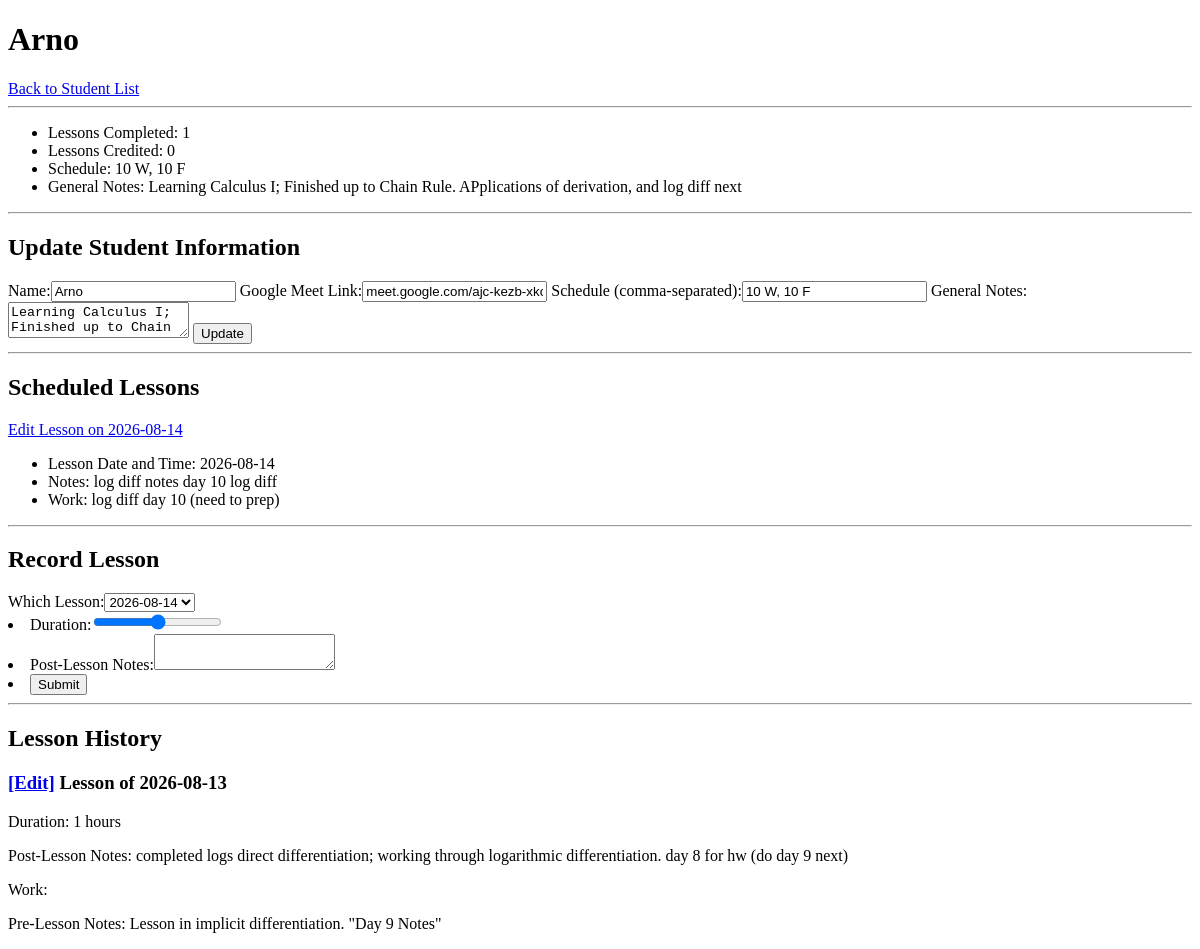
Before: /student_chart/1 (signed in) with the older database file.
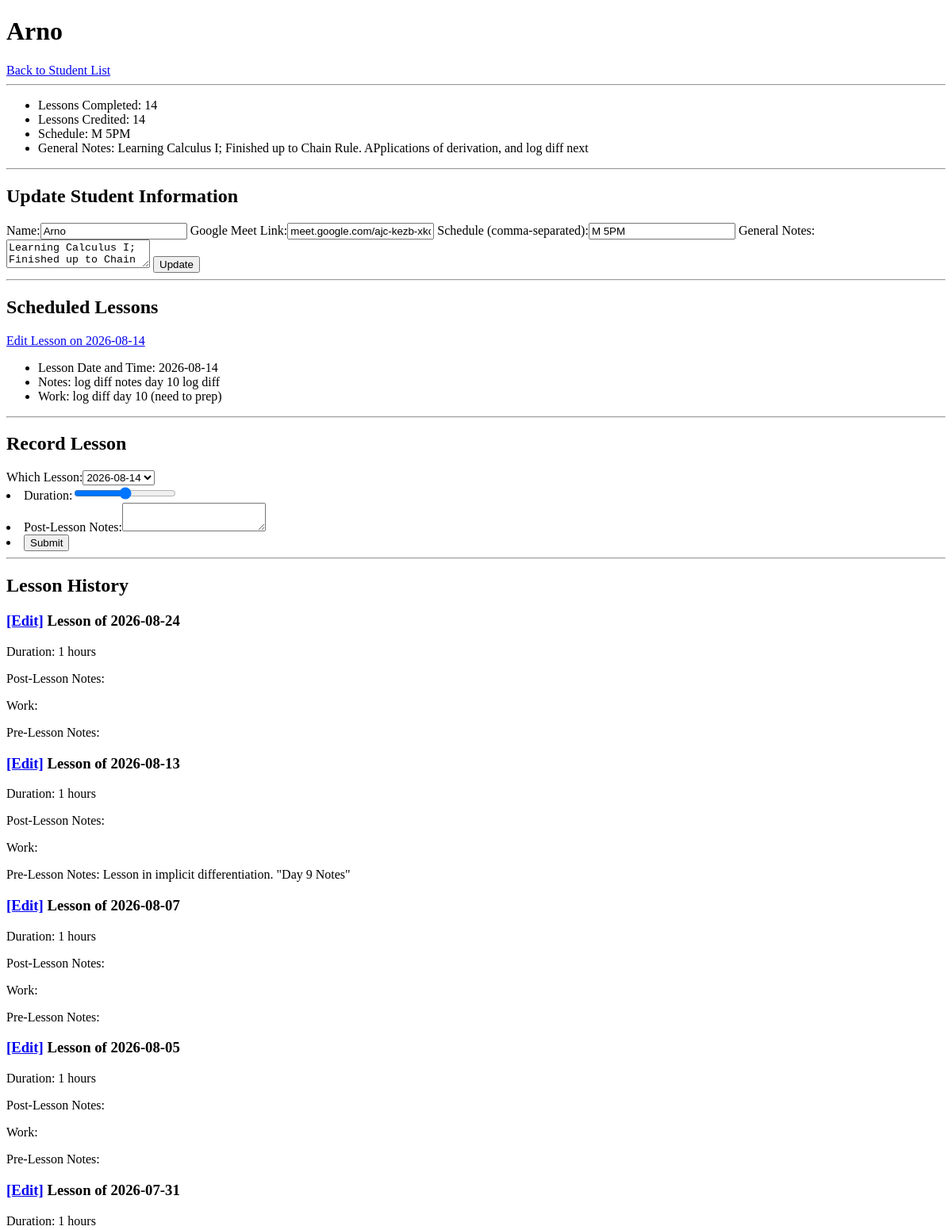
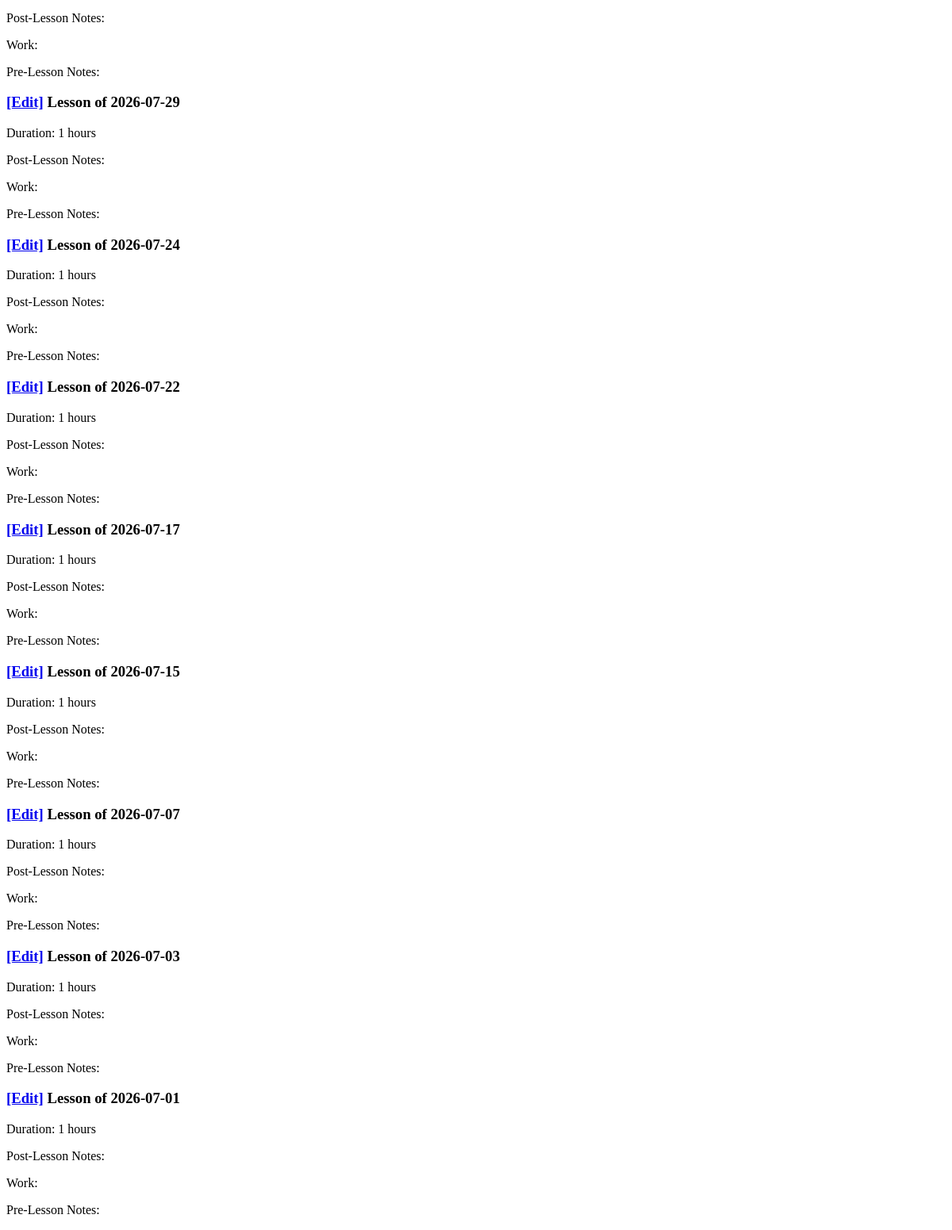
After: the same page with the newer database file (2 pictures, top to bottom).
### app.py (models this page shows, shortened)
class Student(db.Model):
    id = db.Column(db.Integer, primary_key=True)
    name = db.Column(db.String(100), nullable=False)
    parent_contact = db.Column(db.String(100), default='')
    student_contact = db.Column(db.String(100), default='')
    created_at = db.Column(db.DateTime, default=datetime.utcnow)
    lessons_taken = db.Column(db.Integer, default=0)
    lessons_credited = db.Column(db.Integer, default=0)
    scheduled_lesson_ids = db.Column(db.JSON, default=[])
    general_notes = db.Column(db.String(200), default='')
    schedule = db.Column(db.JSON, default=[]) # Store schedule as a JSON array of strings
    meeting_link = db.Column(db.String(200), nullable=True)

class Lesson(db.Model):
    id = db.Column(db.Integer, primary_key=True)
    student_id = db.Column(db.Integer, db.ForeignKey('student.id'), nullable=False)
    student_name = db.Column(db.String(100), db.ForeignKey('student.name'), nullable=False)
    lesson_date = db.Column(db.JSON, nullable=False)
    lesson_notes = db.Column(db.String(100), default='')
    lesson_work = db.Column(db.String(100), default='')
    post_lesson_notes = db.Column(db.String(100), default='')
    completed = db.Column(db.Boolean, default=False)
    lesson_duration = db.Column(db.Integer, default = 0)  # Duration in hours
    created_at = db.Column(db.DateTime, default=datetime.utcnow)

### app.py (the view)
@app.route('/student_chart/<int:student_id>')
@login_required
@admin_whitelist_check
def student_chart(student_id):
    student = Student.query.get_or_404(student_id)
    student.scheduled_lesson_ids = [lesson.id for lesson in Lesson.query.filter_by(student_id=student.id, completed=False).all()]
    db.session.commit()
    student_scheduled_lessons = Lesson.query.filter_by(student_id=student.id, completed=False).all()
    student_past_lessons = Lesson.query.filter_by(student_id=student.id, completed=True).order_by(Lesson.lesson_date.desc()).all()
    return render_template('student_chart.html', student=student, scheduled_lessons=student_scheduled_lessons, past_lessons=student_past_lessons)

### app.py (called while the page is built)
@login_manager.user_loader
def load_user(user_id):
    return User.query.get(int(user_id))

def admin_whitelist_check(f):
    @wraps(f)
    def wrapper(*args, **kwargs):
        if not current_user.is_authenticated:
            abort(401)
        if current_user.email not in ADMIN_USER_EMAILS:
            abort(403)
        return f(*args, **kwargs)
    return wrapper

### templates/student_chart.html (shortened to what this page needs)
<!DOCTYPE html>
<html lang="en">
<head>
</head>
<body>
    <h1>{{ student.name }}</h1>
    <a href="{{ url_for('index') }}">Back to Student List</a>
    <hr>
    <ul class="studentinfo">
        <li>Lessons Completed: {{ student.lessons_taken }}</li>
        <li>Lessons Credited: {{ student.lessons_credited }}</li>
        <li>Schedule: {{ student.schedule | join(', ') }}</li>
        <li>General Notes: {{ student.general_notes }}</li>
    </ul>
    <hr>
    <h2>Update Student Information</h2>
    <form action="/update_student/{{ student.id }}" method="post">
        <label for="student-name">Name:</label><input type="text" id="student-name" name="name" value="{{ student.name }}">
        <label for="student-meeting-link">Google Meet Link:</label><input type="text" id="student-meeting-link" name="meeting_link" value="{{ student.meeting_link }}">
        <label for="student-schedule">Schedule (comma-separated):</label><input type="text" id="student-schedule" name="schedule" value="{{ student.schedule | join(', ') }}">
        <label for="student-general-notes">General Notes:</label><textarea id="student-general-notes" name="general_notes">{{ student.general_notes }}</textarea>
        <button type="submit">Update</button>
    </form>
    <hr>
    <h2>Scheduled Lessons</h2>
        {% for lesson in scheduled_lessons %}
        <p><a href="{{ url_for('lesson_planner_edit_lesson', student_id=student.id, lesson_id=lesson.id) }}">Edit Lesson on {{ lesson.lesson_date }}</a></p>
        <ul>
            <li>Lesson Date and Time: {{ lesson.lesson_date }}</li>
            <li>Notes: {{ lesson.lesson_notes }}</li>
            <li>Work: {{ lesson.lesson_work }}</li>
        </ul>
        {% endfor %}
    <hr>
    <h2>Record Lesson</h2>
    <form action="/record_lesson/{{ student.id }}" method="post">
        <label for="which-lesson">Which Lesson:</label><select id="which-lesson" required name="lesson_id">
            {% for lesson in scheduled_lessons %}
                <option value="{{ lesson.id }}">{{ lesson.lesson_date }}</option>
            {% endfor %}
        </select>
        <li><label for="lesson-duration">Duration:</label><input type="range" id="lesson-duration" name="lesson_duration" min="0" max="2"></li>
        <li><label for="post_lesson-notes">Post-Lesson Notes:</label><textarea type="text" id="post_lesson-notes" name="post_lesson_notes"></textarea></li>
        <li><button type="submit">Submit</button></li>
    </form>
    <hr>
    <h2>Lesson History</h2>
    {% for lesson in past_lessons %}
        <div class="lesson-history">
            <h3><a href="{{ url_for('lesson_planner_edit_lesson', student_id=student.id, lesson_id=lesson.id) }}">[Edit]</a> Lesson of {{ lesson.lesson_date }}</h3>
            <p>Duration: {{ lesson.lesson_duration }} hours</p>
            <p>Post-Lesson Notes: {{ lesson.post_lesson_notes }}</p>
            <p>Work: {{ lesson.lesson_work }}</p>
            <p>Pre-Lesson Notes: {{ lesson.lesson_notes }}</p>
        </div>
    {% endfor %}
</body>
</html>

Changed rows visible on the page:
changed Student "Arno": lessons_taken "1" → "14"; lessons_credited "0" → "14"; schedule "10 W, 10 F" → "M 5PM"
added Lesson: lesson_date "2026-08-24", lesson_duration "1", shown under "Lesson History"
changed Lesson "Lesson in implicit differentiation. \"Day 9 Notes\"": post_lesson_notes "completed logs direct differentiation; working through logarithmic differentiation. day 8 for hw (do day 9 next)" → (not shown)
added Lesson: lesson_date "2026-08-07", lesson_duration "1", shown under "Lesson History"
added Lesson: lesson_date "2026-08-05", lesson_duration "1", shown under "Lesson History"
added Lesson: lesson_date "2026-07-31", lesson_duration "1", shown under "Lesson History"
added Lesson: lesson_date "2026-07-29", lesson_duration "1", shown under "Lesson History"
added Lesson: lesson_date "2026-07-24", lesson_duration "1", shown under "Lesson History"
added Lesson: lesson_date "2026-07-22", lesson_duration "1", shown under "Lesson History"
added Lesson: lesson_date "2026-07-17", lesson_duration "1", shown under "Lesson History"
added Lesson: lesson_date "2026-07-15", lesson_duration "1", shown under "Lesson History"
added Lesson: lesson_date "2026-07-07", lesson_duration "1", shown under "Lesson History"
added Lesson: lesson_date "2026-07-03", lesson_duration "1", shown under "Lesson History"
added Lesson: lesson_date "2026-07-01", lesson_duration "1", shown under "Lesson History"
